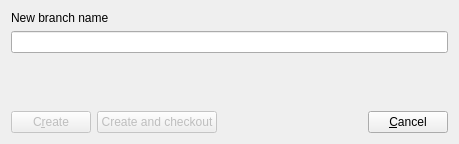
<?xml version="1.0" encoding="UTF-8"?>
<ui version="4.0">
 <class>CreateGitBranch</class>
 <widget class="QDialog" name="CreateGitBranch">
  <property name="geometry">
   <rect>
    <x>0</x>
    <y>0</y>
    <width>459</width>
    <height>144</height>
   </rect>
  </property>
  <property name="windowTitle">
   <string>Dialog</string>
  </property>
  <layout class="QVBoxLayout" name="verticalLayout">
   <item>
    <widget class="QLabel" name="label">
     <property name="sizePolicy">
      <sizepolicy hsizetype="Preferred" vsizetype="Maximum">
       <horstretch>0</horstretch>
       <verstretch>0</verstretch>
      </sizepolicy>
     </property>
     <property name="text">
      <string>New branch name</string>
     </property>
    </widget>
   </item>
   <item>
    <widget class="QLineEdit" name="branchNameEdit">
     <property name="sizePolicy">
      <sizepolicy hsizetype="Ignored" vsizetype="Fixed">
       <horstretch>0</horstretch>
       <verstretch>0</verstretch>
      </sizepolicy>
     </property>
    </widget>
   </item>
   <item>
    <widget class="QLabel" name="gitLogMessage">
     <property name="sizePolicy">
      <sizepolicy hsizetype="Preferred" vsizetype="Minimum">
       <horstretch>0</horstretch>
       <verstretch>0</verstretch>
      </sizepolicy>
     </property>
     <property name="text">
      <string/>
     </property>
    </widget>
   </item>
   <item>
    <layout class="QHBoxLayout" name="horizontalLayout">
     <property name="sizeConstraint">
      <enum>QLayout::SizeConstraint::SetMinimumSize</enum>
     </property>
     <item>
      <widget class="QPushButton" name="createBranchButton">
       <property name="enabled">
        <bool>false</bool>
       </property>
       <property name="text">
        <string>C&amp;reate</string>
       </property>
       <property name="default">
        <bool>false</bool>
       </property>
      </widget>
     </item>
     <item>
      <widget class="QPushButton" name="createAndCheckoutButton">
       <property name="enabled">
        <bool>false</bool>
       </property>
       <property name="text">
        <string>Create and checkout</string>
       </property>
       <property name="autoDefault">
        <bool>false</bool>
       </property>
       <property name="default">
        <bool>true</bool>
       </property>
      </widget>
     </item>
     <item>
      <spacer name="horizontalSpacer">
       <property name="orientation">
        <enum>Qt::Orientation::Horizontal</enum>
       </property>
       <property name="sizeHint" stdset="0">
        <size>
         <width>40</width>
         <height>20</height>
        </size>
       </property>
      </spacer>
     </item>
     <item>
      <widget class="QPushButton" name="cancelButton">
       <property name="text">
        <string>&amp;Cancel</string>
       </property>
       <property name="autoDefault">
        <bool>false</bool>
       </property>
      </widget>
     </item>
    </layout>
   </item>
  </layout>
 </widget>
 <resources/>
 <connections>
  <connection>
   <sender>cancelButton</sender>
   <signal>clicked(bool)</signal>
   <receiver>CreateGitBranch</receiver>
   <slot>reject()</slot>
   <hints>
    <hint type="sourcelabel">
     <x>414</x>
     <y>122</y>
    </hint>
    <hint type="destinationlabel">
     <x>459</x>
     <y>76</y>
    </hint>
   </hints>
  </connection>
 </connections>
</ui>
